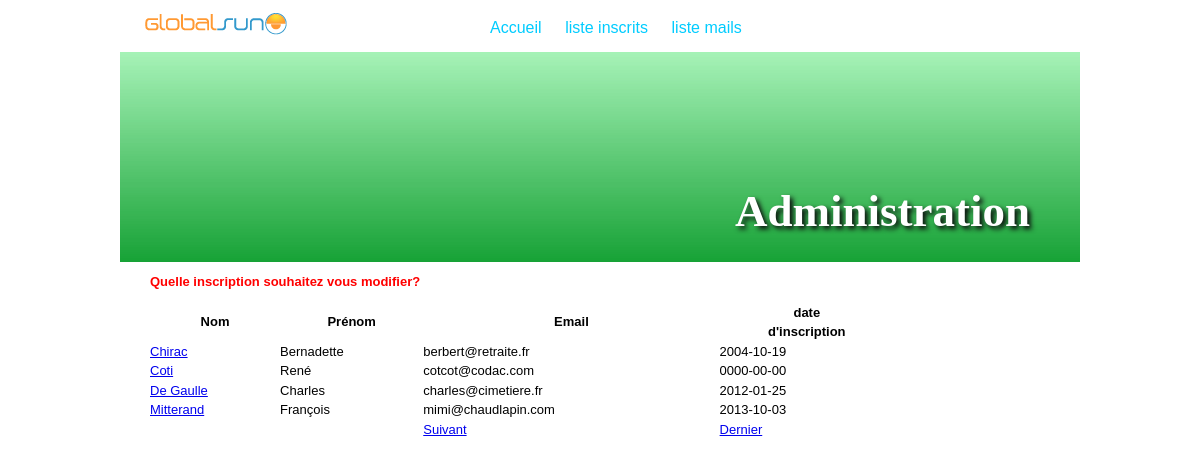
/Admin/modifier1.php (signed in), run on the app's committed database.
### tables this page shows
CREATE TABLE IF NOT EXISTS `newsletter` (
  `id` int(11) NOT NULL AUTO_INCREMENT,
  `nom` text NOT NULL,
  `prenom` text NOT NULL,
  `email` text NOT NULL,
  `sexe` text,
  `date_insccription` date NOT NULL,
  PRIMARY KEY (`id`)
);

### Admin/modifier1.php (the view, shortened to what this page needs)
<?php require_once('../Connections/newsletter.php'); ?>
<?php
$currentPage = $_SERVER["PHP_SELF"];
$maxRows_liste_a_modifier = 4;
$pageNum_liste_a_modifier = 0;
$startRow_liste_a_modifier = $pageNum_liste_a_modifier * $maxRows_liste_a_modifier;
$query_liste_a_modifier = "SELECT id, nom, prenom, email, date_insccription FROM newsletter ORDER BY nom ASC";
$query_limit_liste_a_modifier = sprintf("%s LIMIT %d, %d", $query_liste_a_modifier, $startRow_liste_a_modifier, $maxRows_liste_a_modifier);
$liste_a_modifier = mysql_query($query_limit_liste_a_modifier, $newsletter) or die(mysql_error());
$row_liste_a_modifier = mysql_fetch_assoc($liste_a_modifier);
if (isset($_GET['totalRows_liste_a_modifier'])) {
  $totalRows_liste_a_modifier = $_GET['totalRows_liste_a_modifier'];
} else {
  $all_liste_a_modifier = mysql_query($query_liste_a_modifier);
  $totalRows_liste_a_modifier = mysql_num_rows($all_liste_a_modifier);
}
$totalPages_liste_a_modifier = ceil($totalRows_liste_a_modifier/$maxRows_liste_a_modifier)-1;
$queryString_liste_a_modifier = "";
$queryString_liste_a_modifier = sprintf("&totalRows_liste_a_modifier=%d%s", $totalRows_liste_a_modifier, $queryString_liste_a_modifier);
?>
<!DOCTYPE HTML>
<html lang="fr">
<head>
<link href="../css/base.css" rel="stylesheet" type="text/css" />
<link href="../css/admin.css" rel="stylesheet" type="text/css" media="screen">
</head>
<body>
<div id="page">
<nav><?php include 'navadmin.inc.php'; ?>
</nav>
<header><h1>Administration</h1></header>
<article>
<h2>Quelle inscription souhaitez vous modifier?</h2>
	<table width="80%" border="0" cellspacing="0" cellpadding="0">
  <tr>
    <th scope="col">Nom</th>
    <th scope="col">Prénom</th>
    <th scope="col">Email</th>
    <th scope="col">date<br>d'inscription</th>
  </tr>
  <?php do { ?>
    <tr>
      <td><a href="modifier2.php?id=<?php echo $row_liste_a_modifier['id']; ?>"><?php echo $row_liste_a_modifier['nom']; ?></a></td>
      <td><?php echo $row_liste_a_modifier['prenom']; ?></td>
      <td><?php echo $row_liste_a_modifier['email']; ?></td>
      <td><?php echo $row_liste_a_modifier['date_insccription']; ?></td>
    </tr>
    <?php } while ($row_liste_a_modifier = mysql_fetch_assoc($liste_a_modifier)); ?>
    <tr>
        <td><?php if ($pageNum_liste_a_modifier > 0) {  ?>
            <?php }  ?></td>
        <td><?php if ($pageNum_liste_a_modifier > 0) {  ?>
            <?php }  ?></td>
        <td><?php if ($pageNum_liste_a_modifier < $totalPages_liste_a_modifier) {  ?>
            <a href="<?php printf("%s?pageNum_liste_a_modifier=%d%s", $currentPage, min($totalPages_liste_a_modifier, $pageNum_liste_a_modifier + 1), $queryString_liste_a_modifier); ?>">Suivant</a>
            <?php }  ?></td>
        <td><?php if ($pageNum_liste_a_modifier < $totalPages_liste_a_modifier) {  ?>
            <a href="<?php printf("%s?pageNum_liste_a_modifier=%d%s", $currentPage, $totalPages_liste_a_modifier, $queryString_liste_a_modifier); ?>">Dernier</a>
            <?php }  ?></td>
      </tr>
    </table>
</article>
</div>
</body>
</html>

### css/base.css (style rules this page uses)
body { font-family: Verdana, Geneva, sans-serif; font-size: small; line-height: 1.5em; overflow: scroll; }
header, section, footer, aside, nav, article, figure { display: block; }
#page { max-width: 960px; margin-right: auto; margin-left: auto; }
header { background-image: url(../img/promenade.jpg); height: 210px; }
article { padding-left: 30px; }
h2 { color: #F00; font-size: small; }
h1 { color: #FFF; font-size: 45px; font-family: Georgia, "Times New Roman", Times, serif; margin: 0; padding-top:150px; padding-right:50px; float:right; text-shadow: 3px 3px 5px #0a050a; filtre: ombre portée (color = #0a050a, OFFX =3, = Offy3); }

### css/admin.css (style rules this page uses)
header { background: url(../img/admin.png); }

### data on the page
newsletter: nom "Chirac", prenom "Bernadette", email "berbert@retraite.fr", date_insccription "2004-10-19"
newsletter: nom "Coti", prenom "René", email "cotcot@codac.com", date_insccription "0000-00-00"
newsletter: nom "De Gaulle", prenom "Charles", email "charles@cimetiere.fr", date_insccription "2012-01-25"
newsletter: nom "Mitterand", prenom "François", email "mimi@chaudlapin.com", date_insccription "2013-10-03"
